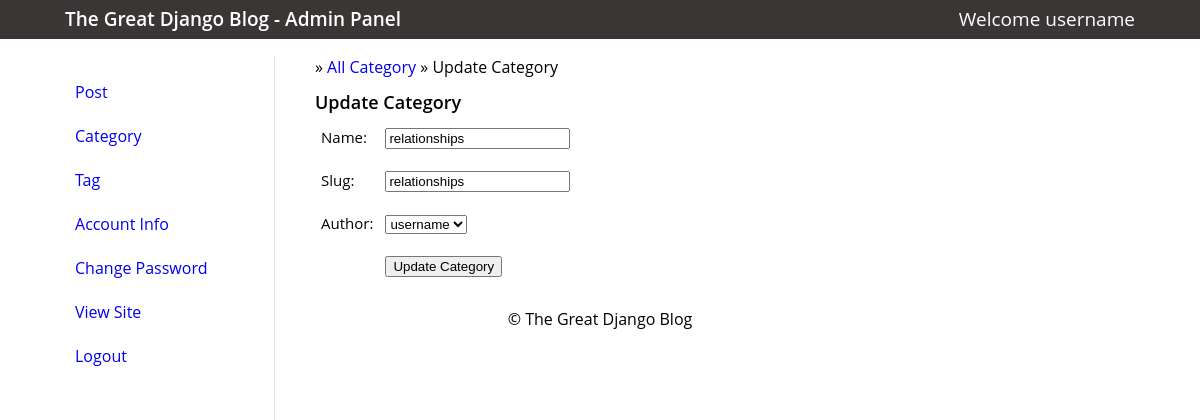
Screenshot of /cadmin/category/update/7/ (signed in) with the database file from the repository.
### myapp/models.py (models this page shows, shortened)
class Category(models.Model):
	name = models.CharField(max_length=100, unique=True)
	slug = models.SlugField(max_length=100, unique=True)
	author = models.ForeignKey(Author)
	class Meta:
		verbose_name_plural = 'Categories'

### cadmin/views.py (the view)
# urls.py: url(r'^category/update/(?P<pk>[\d]+)/$', views.category_update, name='category_update'),
def category_update(request, pk):
	category = get_object_or_404(Category, pk=pk)
	if request.method == "POST":
		f = CategoryForm(request.POST, instance=category)
		if f.is_valid():
			if request.POST.get('author') == "" and request.user.is_superuser:
				updated_category = f.save(commit=False)
				author = Author.objects.get(user__username='staff')
				updated_category.author = author
				updated_category.save()
			elif request.POST.get('author') and request.user.is_superuser:
				updated_category = f.save()
			else:
				updated_category = f.save(commit=False)
				updated_category.author = Author.objects.get(user__username=request.user.username)
				updated_category.save()
			new_category = f.save()
			messages.add_message(request, messages.INFO, 'Category updated')
			return redirect(reverse('category_update', args=[category.id]))
	else:
		f = CategoryForm(instance=category)
	return render(request, 'cadmin/category_update.html', {'form': f, 'category': category})

### myapp/forms.py (shortened to what this page needs)
class CategoryForm(forms.ModelForm):
	author = forms.ModelChoiceField(queryset=Author.objects.all(), required=False)
	class Meta:
		model = Category
		fields = '__all__'

### myapp/models.py (called while the page is built)
	def __str__(self):
		return self.user.username

### cadmin/templates/cadmin/category_update.html (shortened to what this page needs)
{% extends "cadmin/base_admin.html" %}
{% block main %}
    <div class="main">
        <p>&#187; <a href="{% url 'category_list' %}">All Category</a> &#187; Update Category</p>
        <h3>Update Category</h3>
        <form action="" method="post">
            <table>
                <tr>
                    <td>{{ form.name.label_tag }}</td>
                    <td>
                        {{ form.name }}
                    </td>
                </tr>
                <tr>
                    <td>{{ form.slug.label_tag }}</td>
                    <td>
                        {{ form.slug }}
                    </td>
                </tr>
                {% if request.user.is_superuser %}
                    <tr>
                        <td>{{ form.author.label_tag }}</td>
                        <td>
                            {{ form.author }}
                        </td>
                    </tr>
                {% endif %}
                <tr>
                    <td></td>
                    <td><input type="submit" value="Update Category"></td>
                </tr>
            </table>
        </form>
    </div>
{% endblock %}

### cadmin/templates/cadmin/base_admin.html
{% extends "cadmin/base.html" %}
{% block content %}
	<div class="header">
		<div class="section-inner clearfix">
			<h2 class="title">
				<a href="{% url 'post_list' %}">The Great Django Blog - Admin Panel</a>
			</h2>
			<div class="user-welcome">
				<p>Welcome {{ request.user.username }}</p>
			</div>
		</div>
	</div>
	<div class="content">
		<div class="section-inner">
			<div class="sidebar">
				<ul>
					<li><a href="{% url 'post_list' %}">Post</a></li>
					<li><a href="{% url 'category_list' %}">Category</a></li>
					<li><a href="{% url 'tag_list' %}">Tag</a></li>
					<li><a href="{% url 'account_info' %}">Account Info</a></li>
					<li><a href="{% url 'password_change' %}">Change Password</a></li>
					<li><a target="_blank" href="{{ request.scheme }}://{{ request.get_host }}">View Site</a></li>
					<li><a href="{% url 'logout' %}">Logout</a></li>
				</ul>
			</div>
			{% block main %}
			{% endblock %}
		</div>
	</div>
{% endblock %}

### cadmin/static/cadmin/css/style.css (style rules this page uses)
html, body, div, span, object, iframe, h1, h2, h3, h4, h5, h6, p, blockquote, pre, a, abbr, acronym, address, big, cite, code, del, dfn, em, img, ins, kbd, q, s, samp,small, strike, strong, sub, sup, tt, var, b, u, i, center, dl, dt, dd, ol, ul, li, fieldset, form, label, legend, table, caption, tbody, tfoot, thead, tr, th, td, article, aside, canvas, details, embed, figure, figcaption, footer, header, hgroup, menu, nav, output, ruby, section, summary, time, mark, audio, video { margin: 0; padding: 0; border: 0; font-size: 100%; vertical-align: baseline; }
body { line-height: 1.2; }
ul { padding-left: 1.4em; list-style: square; }
table { border-collapse: collapse; border-spacing: 0; }
body { font-family: 'Open Sans', sans-serif; font-size: 62.5%; line-height: 1.5; margin: 0 0; }
* { box-sizing: border-box; }
h2 { font-size: 19px; font-weight: 600; margin: 10px 0; }
h3 { font-size: 18px; font-weight: 600; }
p { margin: 10px 0px; font-size: 16px; line-height: 1.5em; }
a { text-decoration: none; }
div.section-inner { max-width: 1100px; padding: 0 15px; margin: 0 auto; }
.clearfix:after { content: ""; display: block; clear: both; }
td { padding: 2px; }
.header p { margin: 0; }
.header h2 { float: left; }
.header .user-welcome p { float: right; font-size: 19px; color: #fff; }
.header { background-color: #3a3636; padding: 5px 0; }
.header h2 { margin: 0; color: #fff; }
.sidebar ul { padding: 0; list-style-type: none; border: 1px solid; padding: 14px 9px; color: #fff; }
.sidebar ul a { display: inline-block; width: 100%; line-height: 1.5; padding: 10px 0; }
.sidebar { position: fixed; width: 210px; height: calc(100% - 113px); overflow: auto; font-size: 16px; overflow-x: hidden; color: #000; border-right: 1px solid #e3e3e3; }
.sidebar ul { list-style-type: none; }
.content { margin-top: 16px; }
.main { margin-left: 250px; font-size: 16px; }
table { border-collapse: collapse; font-size: 15px; margin-bottom: 20px; }
table, th, td { padding: 10px 6px; }
.header a { color: #fff; }

### rows the page displays
Category: name "relationships", slug "relationships", author "username"

### other values shown
{{ request.user.username }} "username"
